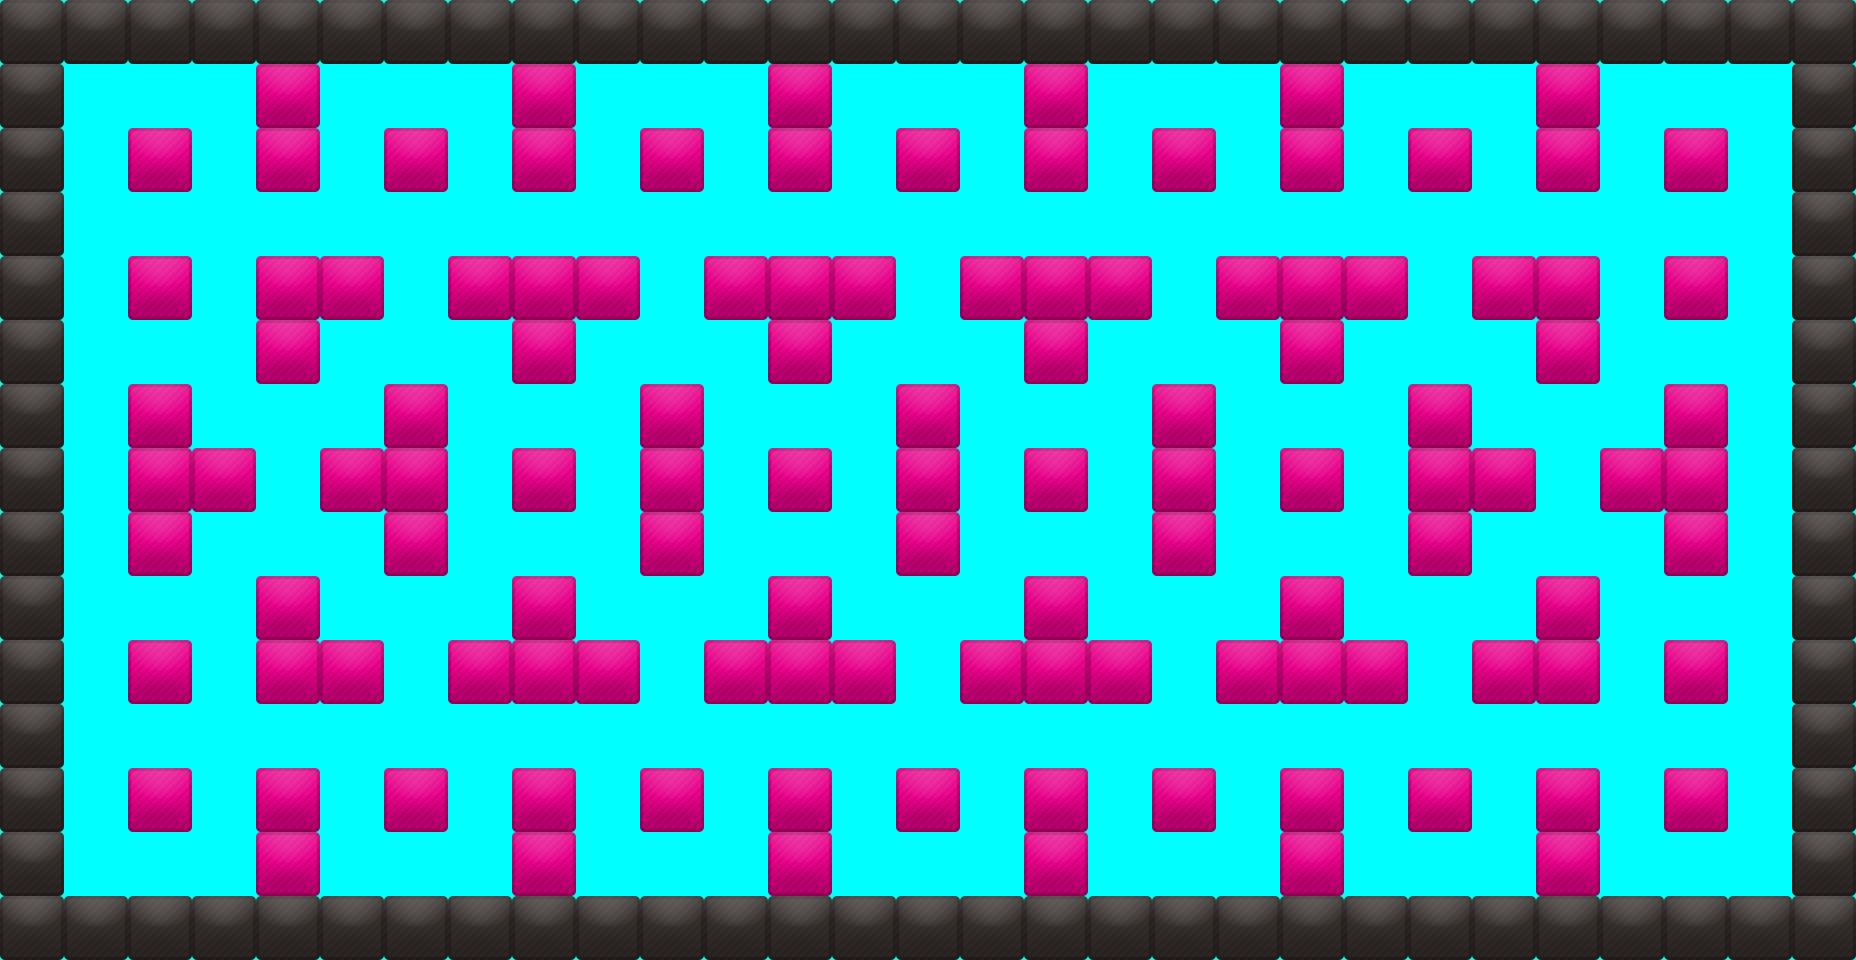

This is a level from a 2D game, rendered from its Tiled map with the project's own tilesets. A one-line summary and the complete map file follow:
An orthogonal 29x15 tile map with 64x64 px tiles, 3 tile layers (Background, Walls, Functions), 2 tilesets.

<map version="1.0" orientation="orthogonal" renderorder="right-down" width="29" height="15" tilewidth="64" tileheight="64" nextobjectid="1">
 <tileset firstgid="1" name="functions" tilewidth="64" tileheight="64">
  <image source="../../aaa/functions.png" width="256" height="64" />
 </tileset>
 <tileset firstgid="5" name="tiles" tilewidth="64" tileheight="64">
  <image source="../../aaa/tiles.png" width="640" height="640" />
 </tileset>
 <layer name="Background" width="29" height="15">
  <data encoding="csv">
5,5,5,5,5,5,5,5,5,5,5,5,5,5,5,5,5,5,5,5,5,5,5,5,5,5,5,5,5,
5,5,5,5,5,5,5,5,5,5,5,5,5,5,5,5,5,5,5,5,5,5,5,5,5,5,5,5,5,
5,5,5,5,5,5,5,5,5,5,5,5,5,5,5,5,5,5,5,5,5,5,5,5,5,5,5,5,5,
5,5,5,5,5,5,5,5,5,5,5,5,5,5,5,5,5,5,5,5,5,5,5,5,5,5,5,5,5,
5,5,5,5,5,5,5,5,5,5,5,5,5,5,5,5,5,5,5,5,5,5,5,5,5,5,5,5,5,
5,5,5,5,5,5,5,5,5,5,5,5,5,5,5,5,5,5,5,5,5,5,5,5,5,5,5,5,5,
5,5,5,5,5,5,5,5,5,5,5,5,5,5,5,5,5,5,5,5,5,5,5,5,5,5,5,5,5,
5,5,5,5,5,5,5,5,5,5,5,5,5,5,5,5,5,5,5,5,5,5,5,5,5,5,5,5,5,
5,5,5,5,5,5,5,5,5,5,5,5,5,5,5,5,5,5,5,5,5,5,5,5,5,5,5,5,5,
5,5,5,5,5,5,5,5,5,5,5,5,5,5,5,5,5,5,5,5,5,5,5,5,5,5,5,5,5,
5,5,5,5,5,5,5,5,5,5,5,5,5,5,5,5,5,5,5,5,5,5,5,5,5,5,5,5,5,
5,5,5,5,5,5,5,5,5,5,5,5,5,5,5,5,5,5,5,5,5,5,5,5,5,5,5,5,5,
5,5,5,5,5,5,5,5,5,5,5,5,5,5,5,5,5,5,5,5,5,5,5,5,5,5,5,5,5,
5,5,5,5,5,5,5,5,5,5,5,5,5,5,5,5,5,5,5,5,5,5,5,5,5,5,5,5,5,
5,5,5,5,5,5,5,5,5,5,5,5,5,5,5,5,5,5,5,5,5,5,5,5,5,5,5,5,5
</data>
 </layer>
 <layer name="Walls" width="29" height="15">
  <data encoding="csv">
7,7,7,7,7,7,7,7,7,7,7,7,7,7,7,7,7,7,7,7,7,7,7,7,7,7,7,7,7,
7,0,0,0,6,0,0,0,6,0,0,0,6,0,0,0,6,0,0,0,6,0,0,0,6,0,0,0,7,
7,0,6,0,6,0,6,0,6,0,6,0,6,0,6,0,6,0,6,0,6,0,6,0,6,0,6,0,7,
7,0,0,0,0,0,0,0,0,0,0,0,0,0,0,0,0,0,0,0,0,0,0,0,0,0,0,0,7,
7,0,6,0,6,6,0,6,6,6,0,6,6,6,0,6,6,6,0,6,6,6,0,6,6,0,6,0,7,
7,0,0,0,6,0,0,0,6,0,0,0,6,0,0,0,6,0,0,0,6,0,0,0,6,0,0,0,7,
7,0,6,0,0,0,6,0,0,0,6,0,0,0,6,0,0,0,6,0,0,0,6,0,0,0,6,0,7,
7,0,6,6,0,6,6,0,6,0,6,0,6,0,6,0,6,0,6,0,6,0,6,6,0,6,6,0,7,
7,0,6,0,0,0,6,0,0,0,6,0,0,0,6,0,0,0,6,0,0,0,6,0,0,0,6,0,7,
7,0,0,0,6,0,0,0,6,0,0,0,6,0,0,0,6,0,0,0,6,0,0,0,6,0,0,0,7,
7,0,6,0,6,6,0,6,6,6,0,6,6,6,0,6,6,6,0,6,6,6,0,6,6,0,6,0,7,
7,0,0,0,0,0,0,0,0,0,0,0,0,0,0,0,0,0,0,0,0,0,0,0,0,0,0,0,7,
7,0,6,0,6,0,6,0,6,0,6,0,6,0,6,0,6,0,6,0,6,0,6,0,6,0,6,0,7,
7,0,0,0,6,0,0,0,6,0,0,0,6,0,0,0,6,0,0,0,6,0,0,0,6,0,0,0,7,
7,7,7,7,7,7,7,7,7,7,7,7,7,7,7,7,7,7,7,7,7,7,7,7,7,7,7,7,7
</data>
 </layer>
 <layer name="Functions" width="29" height="15">
  <data encoding="csv">
0,0,0,0,0,0,0,0,0,0,0,0,0,0,0,0,0,0,0,0,0,0,0,0,0,0,0,0,0,
0,0,0,0,0,0,0,0,0,0,0,0,0,0,0,0,0,0,0,0,0,0,0,0,0,0,0,0,0,
0,0,0,0,0,0,0,0,0,0,0,0,0,0,0,0,0,0,0,0,0,0,0,0,0,0,0,0,0,
0,0,0,0,0,0,0,0,0,0,0,0,0,0,0,0,0,0,0,0,0,0,0,0,0,0,0,0,0,
0,0,0,0,0,0,0,0,0,0,0,0,0,0,0,0,0,0,0,0,0,0,0,0,0,0,0,0,0,
0,0,0,0,0,0,0,0,0,0,0,0,0,0,0,0,0,0,0,0,0,0,0,0,0,0,0,0,0,
0,0,0,0,0,0,0,0,0,0,0,0,0,0,0,0,0,0,0,0,0,0,0,0,0,0,0,0,0,
0,0,0,0,0,0,0,0,0,0,0,0,0,0,0,0,0,0,0,0,0,0,0,0,0,0,0,0,0,
0,0,0,0,0,0,0,0,0,0,0,0,0,0,0,0,0,0,0,0,0,0,0,0,0,0,0,0,0,
0,0,0,0,0,0,0,0,0,0,0,0,0,0,0,0,0,0,0,0,0,0,0,0,0,0,0,0,0,
0,0,0,0,0,0,0,0,0,0,0,0,0,0,0,0,0,0,0,0,0,0,0,0,0,0,0,0,0,
0,0,0,0,0,0,0,0,0,0,0,0,0,0,0,0,0,0,0,0,0,0,0,0,0,0,0,0,0,
0,0,0,0,0,0,0,0,0,0,0,0,0,0,0,0,0,0,0,0,0,0,0,0,0,0,0,0,0,
0,0,0,0,0,0,0,0,0,0,0,0,0,0,0,0,0,0,0,0,0,0,0,0,0,0,0,0,0,
0,0,0,0,0,0,0,0,0,0,0,0,0,0,0,0,0,0,0,0,0,0,0,0,0,0,0,0,0
</data>
 </layer>
 <objectgroup name="Items" />
</map>